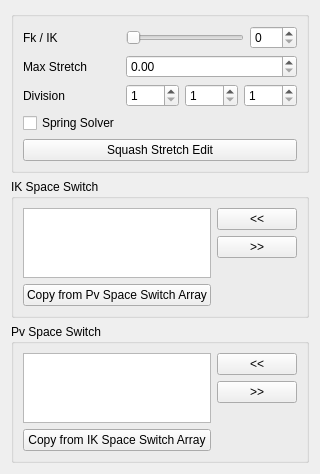
<?xml version="1.0" encoding="UTF-8"?>
<ui version="4.0">
 <class>Form</class>
 <widget class="QWidget" name="Form">
  <property name="geometry">
   <rect>
    <x>0</x>
    <y>0</y>
    <width>320</width>
    <height>445</height>
   </rect>
  </property>
  <property name="windowTitle">
   <string>Form</string>
  </property>
  <layout class="QVBoxLayout" name="verticalLayout">
   <item>
    <widget class="QGroupBox" name="groupBox">
     <property name="title">
      <string/>
     </property>
     <layout class="QGridLayout" name="gridLayout">
      <item row="0" column="0">
       <widget class="QLabel" name="label">
        <property name="text">
         <string>Fk / IK</string>
        </property>
       </widget>
      </item>
      <item row="5" column="0">
       <widget class="QCheckBox" name="spring_solver_checkBox">
        <property name="text">
         <string>Spring Solver</string>
        </property>
       </widget>
      </item>
      <item row="0" column="2">
       <widget class="QSpinBox" name="fk_ik_spinBox">
        <property name="maximum">
         <number>100</number>
        </property>
       </widget>
      </item>
      <item row="0" column="1">
       <widget class="QSlider" name="fk_ik_horizontalSlider">
        <property name="maximum">
         <number>100</number>
        </property>
        <property name="orientation">
         <enum>Qt::Horizontal</enum>
        </property>
       </widget>
      </item>
      <item row="1" column="0">
       <widget class="QLabel" name="label_2">
        <property name="text">
         <string>Max Stretch</string>
        </property>
       </widget>
      </item>
      <item row="6" column="0" colspan="3">
       <widget class="QPushButton" name="squash_stretch_pushButton">
        <property name="text">
         <string>Squash Stretch Edit</string>
        </property>
       </widget>
      </item>
      <item row="2" column="0">
       <widget class="QLabel" name="label_3">
        <property name="text">
         <string>Division</string>
        </property>
       </widget>
      </item>
      <item row="1" column="1" colspan="2">
       <widget class="QDoubleSpinBox" name="max_stretch_doubleSpinBox"/>
      </item>
      <item row="2" column="1" colspan="2">
       <layout class="QHBoxLayout" name="horizontalLayout">
        <item>
         <widget class="QSpinBox" name="division1_spinBox">
          <property name="sizePolicy">
           <sizepolicy hsizetype="Expanding" vsizetype="Fixed">
            <horstretch>0</horstretch>
            <verstretch>0</verstretch>
           </sizepolicy>
          </property>
          <property name="minimum">
           <number>1</number>
          </property>
         </widget>
        </item>
        <item>
         <widget class="QSpinBox" name="division2_spinBox">
          <property name="sizePolicy">
           <sizepolicy hsizetype="Expanding" vsizetype="Fixed">
            <horstretch>0</horstretch>
            <verstretch>0</verstretch>
           </sizepolicy>
          </property>
          <property name="minimum">
           <number>1</number>
          </property>
         </widget>
        </item>
        <item>
         <widget class="QSpinBox" name="division3_spinBox">
          <property name="sizePolicy">
           <sizepolicy hsizetype="Expanding" vsizetype="Fixed">
            <horstretch>0</horstretch>
            <verstretch>0</verstretch>
           </sizepolicy>
          </property>
          <property name="minimum">
           <number>1</number>
          </property>
         </widget>
        </item>
       </layout>
      </item>
     </layout>
    </widget>
   </item>
   <item>
    <widget class="QGroupBox" name="groupBox_4">
     <property name="title">
      <string>IK Space Switch</string>
     </property>
     <layout class="QGridLayout" name="gridLayout_4">
      <item row="2" column="1" rowspan="2">
       <spacer name="verticalSpacer_2">
        <property name="orientation">
         <enum>Qt::Vertical</enum>
        </property>
        <property name="sizeHint" stdset="0">
         <size>
          <width>20</width>
          <height>100</height>
         </size>
        </property>
       </spacer>
      </item>
      <item row="3" column="0">
       <widget class="QPushButton" name="pv_to_ik_space_switch_pushButton">
        <property name="text">
         <string>Copy from Pv Space Switch Array</string>
        </property>
       </widget>
      </item>
      <item row="0" column="1">
       <widget class="QPushButton" name="ik_space_switch_add_pushButton">
        <property name="text">
         <string>&lt;&lt;</string>
        </property>
       </widget>
      </item>
      <item row="1" column="1">
       <widget class="QPushButton" name="ik_space_switch_remove_pushButton">
        <property name="text">
         <string>&gt;&gt;</string>
        </property>
       </widget>
      </item>
      <item row="0" column="0" rowspan="3">
       <widget class="QListWidget" name="ik_space_switch_listWidget">
        <property name="sizePolicy">
         <sizepolicy hsizetype="Expanding" vsizetype="Maximum">
          <horstretch>0</horstretch>
          <verstretch>0</verstretch>
         </sizepolicy>
        </property>
       </widget>
      </item>
     </layout>
    </widget>
   </item>
   <item>
    <widget class="QGroupBox" name="groupBox_5">
     <property name="title">
      <string>Pv Space Switch</string>
     </property>
     <layout class="QGridLayout" name="gridLayout_5">
      <item row="0" column="0" rowspan="3">
       <widget class="QListWidget" name="pv_space_switch_listWidget">
        <property name="sizePolicy">
         <sizepolicy hsizetype="Expanding" vsizetype="Maximum">
          <horstretch>0</horstretch>
          <verstretch>0</verstretch>
         </sizepolicy>
        </property>
       </widget>
      </item>
      <item row="1" column="1">
       <widget class="QPushButton" name="pv_space_switch_remove_pushButton">
        <property name="text">
         <string>&gt;&gt;</string>
        </property>
       </widget>
      </item>
      <item row="0" column="1">
       <widget class="QPushButton" name="pv_space_switch_add_pushButton">
        <property name="text">
         <string>&lt;&lt;</string>
        </property>
       </widget>
      </item>
      <item row="3" column="0">
       <widget class="QPushButton" name="ik_to_pv_space_switch_pushButton">
        <property name="text">
         <string>Copy from IK Space Switch Array</string>
        </property>
       </widget>
      </item>
      <item row="2" column="1" rowspan="2">
       <spacer name="verticalSpacer_3">
        <property name="orientation">
         <enum>Qt::Vertical</enum>
        </property>
        <property name="sizeHint" stdset="0">
         <size>
          <width>20</width>
          <height>100</height>
         </size>
        </property>
       </spacer>
      </item>
     </layout>
    </widget>
   </item>
  </layout>
 </widget>
 <resources/>
 <connections>
  <connection>
   <sender>fk_ik_horizontalSlider</sender>
   <signal>valueChanged(int)</signal>
   <receiver>fk_ik_spinBox</receiver>
   <slot>setValue(int)</slot>
   <hints>
    <hint type="sourcelabel">
     <x>206</x>
     <y>29</y>
    </hint>
    <hint type="destinationlabel">
     <x>289</x>
     <y>29</y>
    </hint>
   </hints>
  </connection>
  <connection>
   <sender>fk_ik_spinBox</sender>
   <signal>valueChanged(int)</signal>
   <receiver>fk_ik_horizontalSlider</receiver>
   <slot>setValue(int)</slot>
   <hints>
    <hint type="sourcelabel">
     <x>289</x>
     <y>29</y>
    </hint>
    <hint type="destinationlabel">
     <x>206</x>
     <y>29</y>
    </hint>
   </hints>
  </connection>
 </connections>
</ui>
